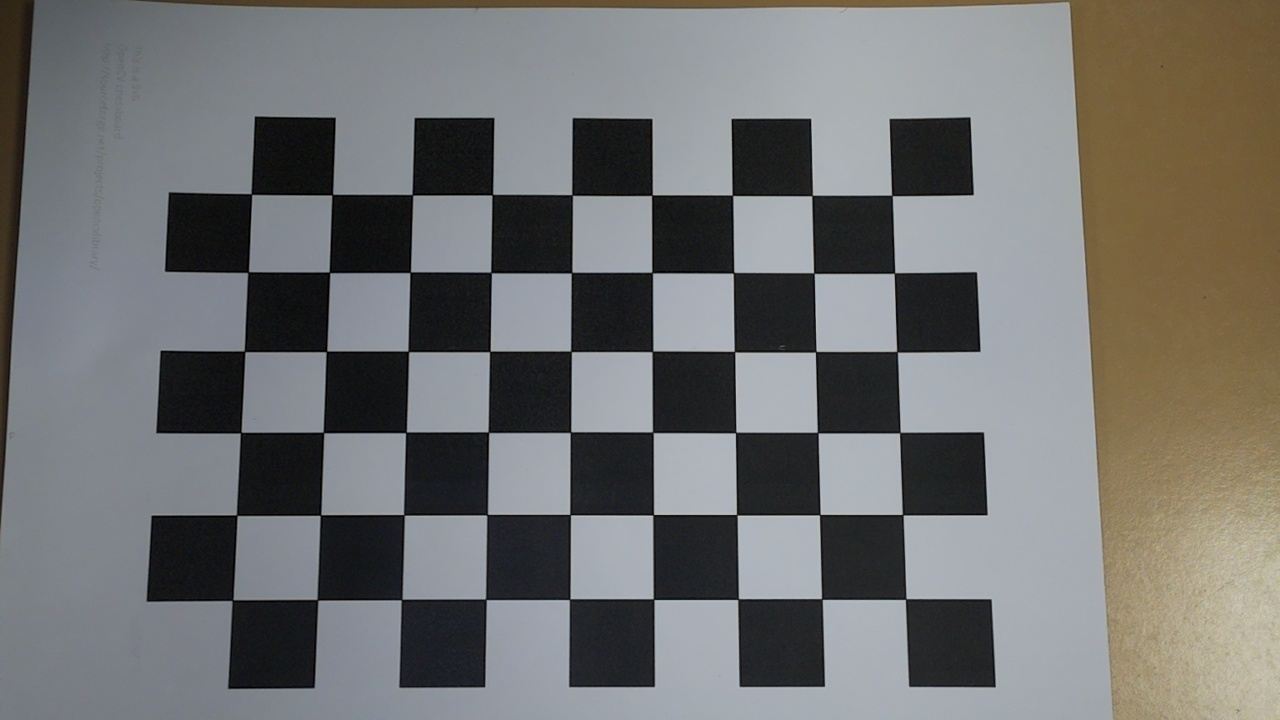
#> input picture Calibracion/picam_1280_720_13.jpg, 1280 x 720 px
$ python -i shape_detection.py   (imports and definitions only)
#> lines starting #> are read from the running program, lines starting #| are printed output that depends on the picture; after the words box and inside, x2 and y2 are one past the last pixel; in counts of white or black regions, pixels touching at a corner belong together
import cv2
import numpy as np
from concurrent.futures import ThreadPoolExecutor

def detect_shapes_grayscale(gray):
    """
    Detecta figuras geométricas en una imagen en escala de grises sin importar el color.

    Args:
        image (numpy.ndarray): Imagen a analizar.

    Returns:
        list: Lista de figuras detectadas (triángulo, cuadrado, círculo, etc.).
        str: Resultado textual ("Figura no detectada" o el nombre de la figura).
    """

    # Aplicar suavizado para reducir ruido
    blurred = cv2.GaussianBlur(gray, (5, 5), 0)

    # Detectar bordes con Canny
    edges = cv2.Canny(blurred, 50, 150)

    # Encontrar contornos
    contours, _ = cv2.findContours(edges, cv2.RETR_EXTERNAL, cv2.CHAIN_APPROX_SIMPLE)

    # Diccionario de mapeo de vértices a nombres de figuras
    vertex_to_shape = {
        3: "triangle",
        4: "square/rectangle",
        5: "pentagon",
        6: "hexagon",
        7: "heptagon",
        8: "octagon",
        9: "nonagon"
    }

    def process_contour(contour):
        area = cv2.contourArea(contour)
        if area < 500 or area > 0.9 * gray.shape[0] * gray.shape[1]:
            return None

        epsilon = 0.02 * cv2.arcLength(contour, True)
        approx = cv2.approxPolyDP(contour, epsilon, True)

        vertices = len(approx)

        return vertex_to_shape.get(vertices, "polygon")

    detected_shapes = []

    with ThreadPoolExecutor(max_workers=4) as executor:
        futures = [executor.submit(process_contour, contour) for contour in contours]
        for future in futures:
            shape_name = future.result()
            if shape_name:
                detected_shapes.append(shape_name)

    if detected_shapes:
        return detected_shapes, ", ".join(detected_shapes)
    else:
        return [], "Figura no detectada"

>>> import cv2
>>> picture = cv2.imread('../Calibracion/picam_1280_720_13.jpg', cv2.IMREAD_GRAYSCALE)
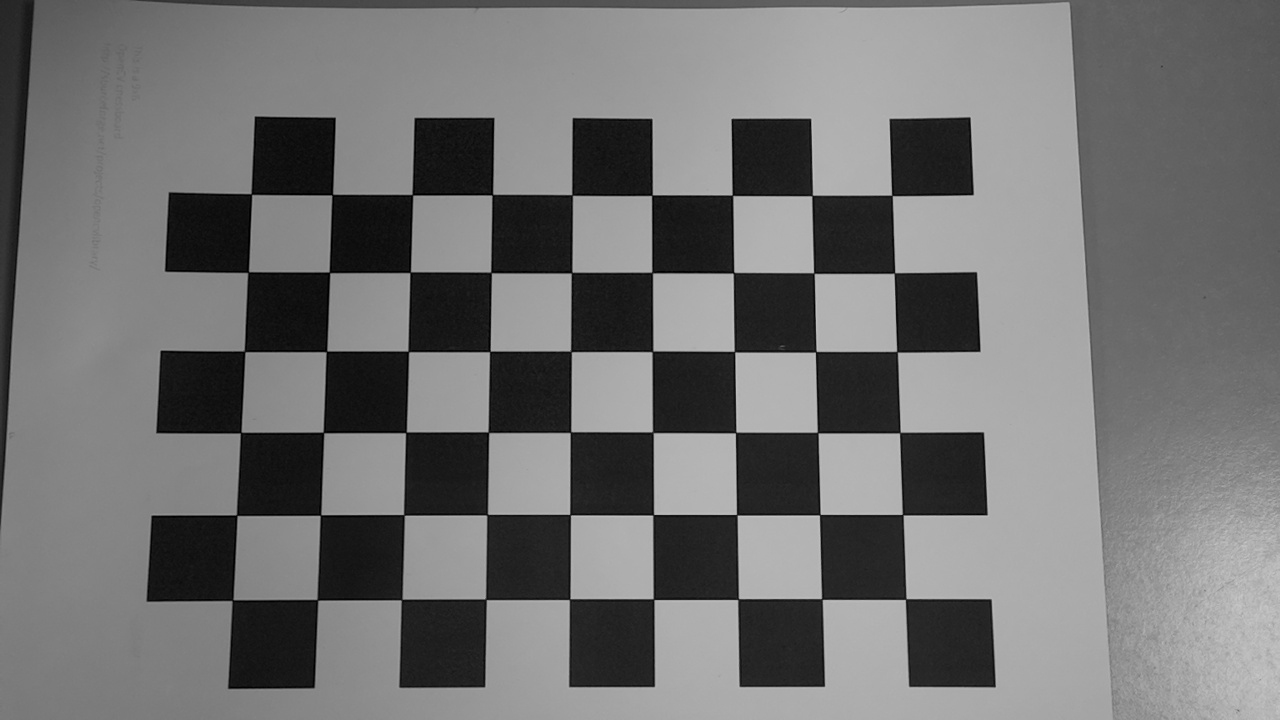
#> picture: shape (720, 1280); min 0, max 201, mean 113.4
>>> result = detect_shapes_grayscale(picture)
#> in detect_shapes_grayscale, `edges = cv2.Canny(blurred, 50, 150)`:
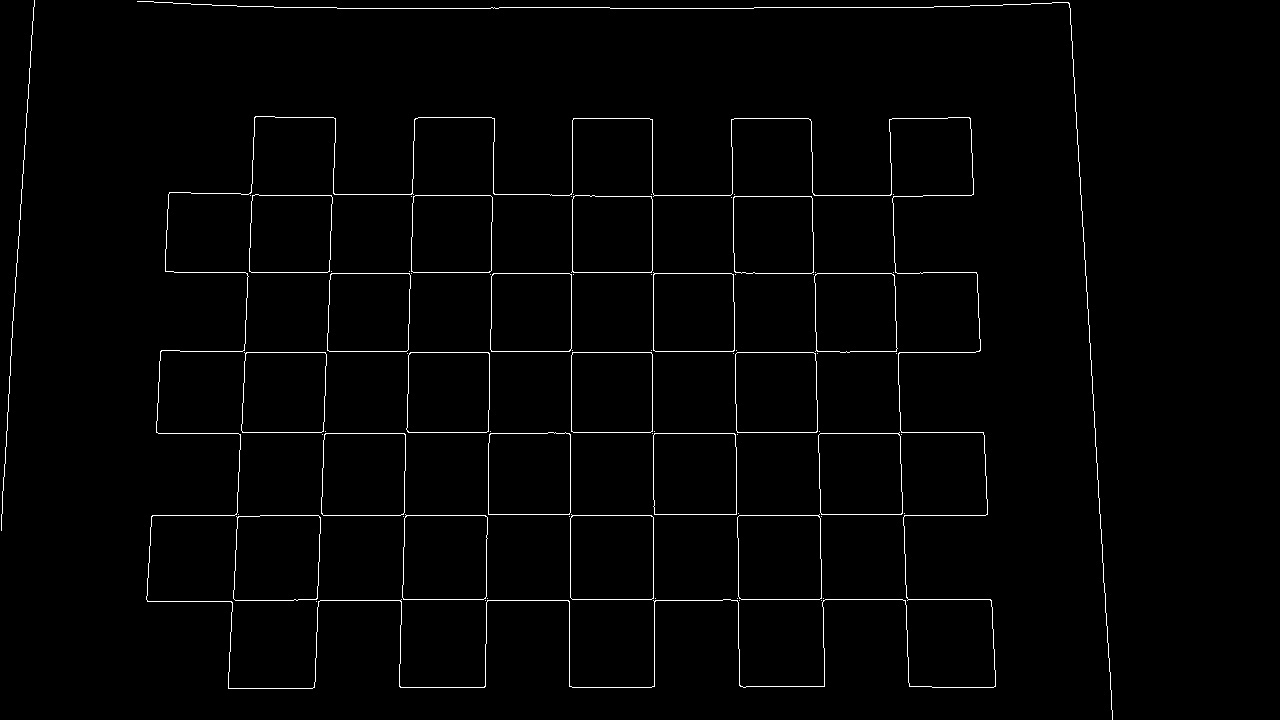
#> edges: shape (720, 1280); 1.5% white in thin lines or dots, all inside (x1, y1, x2, y2) = (1, 0, 1113, 720)
#> in detect_shapes_grayscale, `contours, _ = cv2.findContours(edges, cv2.RETR_EXTERNAL, cv2.CHAIN_APP..`: contours = 3 contours, 2 with area under 20; largest, box (x1, y1, x2, y2) and area: (146, 116, 996, 689) 369142
#> in detect_shapes_grayscale, `futures = [executor.submit(process_contour, contour) for contour in co..`: futures = 3 items
#> the loop in detect_shapes_grayscale, `for future in futures:` made 3 passes
#> after the loop in detect_shapes_grayscale, `for future in futures:`: detected_shapes = ['square/rectangle']
#> result = (['square/rectangle'], 'square/rectangle')

$ run again, on Calibracion/picam_1280_720_15.jpg
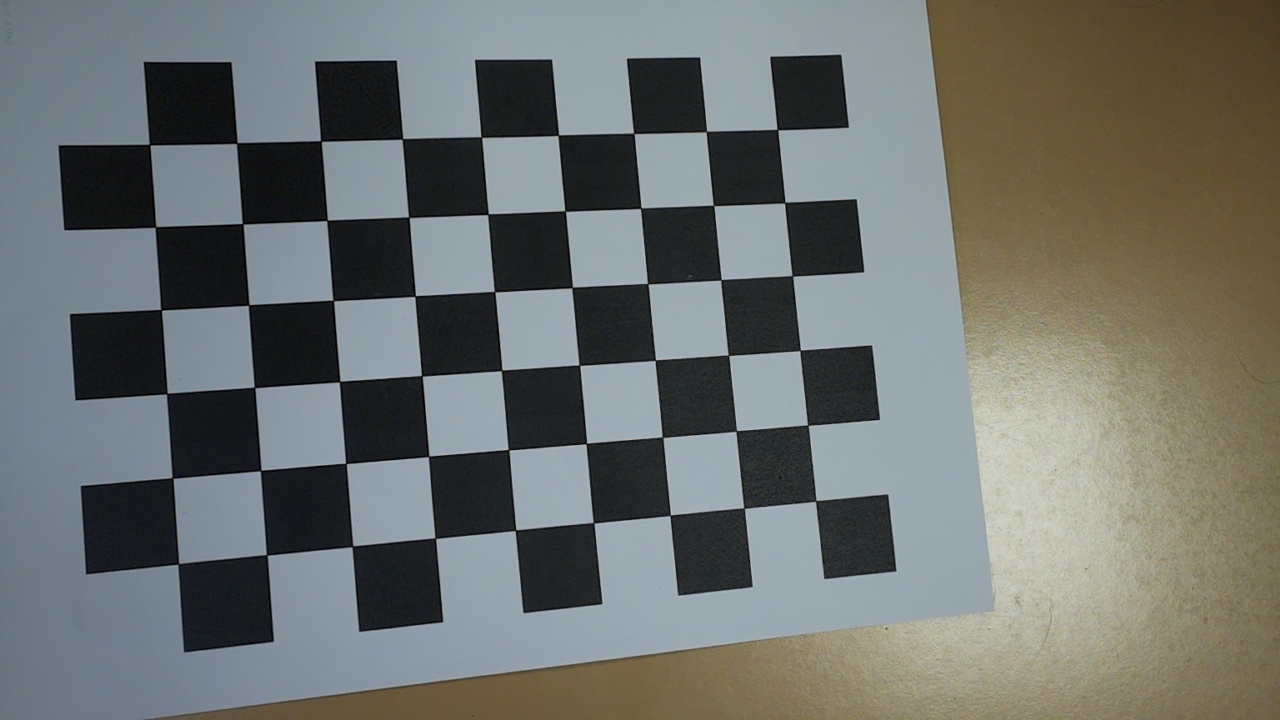
#> input picture Calibracion/picam_1280_720_15.jpg, 1280 x 720 px
#> `picture = cv2.imread('../Calibracion/picam_1280_720_13.jpg', cv2.IMREA..`:
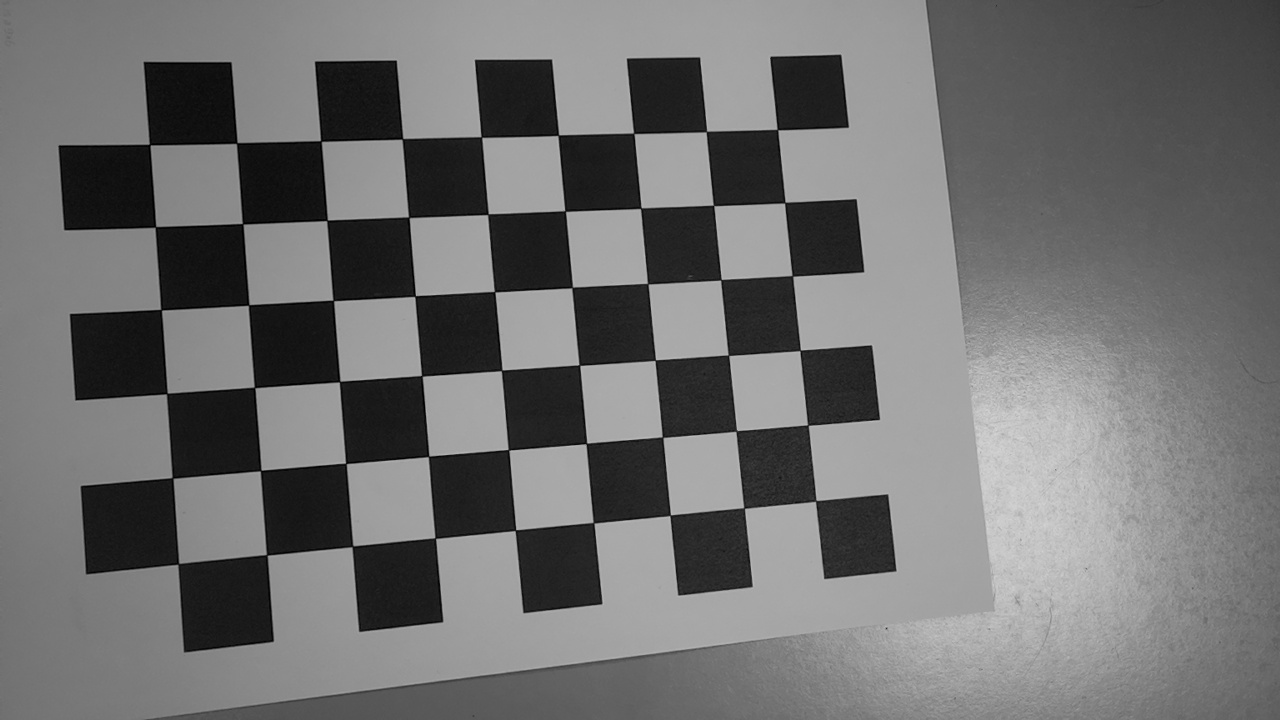
#> picture: shape (720, 1280); min 0, max 213, mean 111.6
#> in detect_shapes_grayscale, `edges = cv2.Canny(blurred, 50, 150)`:
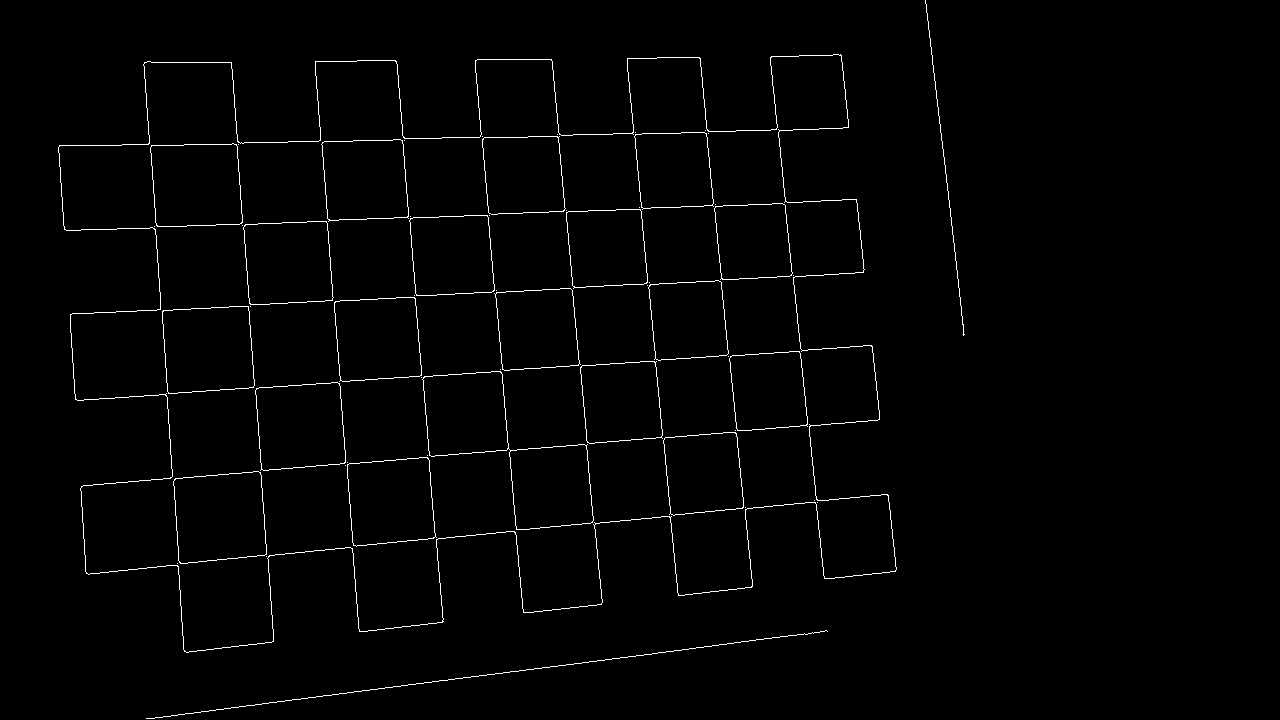
#> edges: shape (720, 1280); 1.3% white in thin lines or dots, all inside (x1, y1, x2, y2) = (58, 0, 965, 719)
#> contours = 3 contours, 2 with area under 20; largest, box (x1, y1, x2, y2) and area: (58, 54, 897, 653) 349451
#> futures = 3 items
#> the loop in detect_shapes_grayscale, `for future in futures:` made 3 passes
#> after the loop in detect_shapes_grayscale, `for future in futures:`: detected_shapes = ['square/rectangle']
#> result = (['square/rectangle'], 'square/rectangle')

$ run again, on Calibracion/picam_1280_720_16.jpg
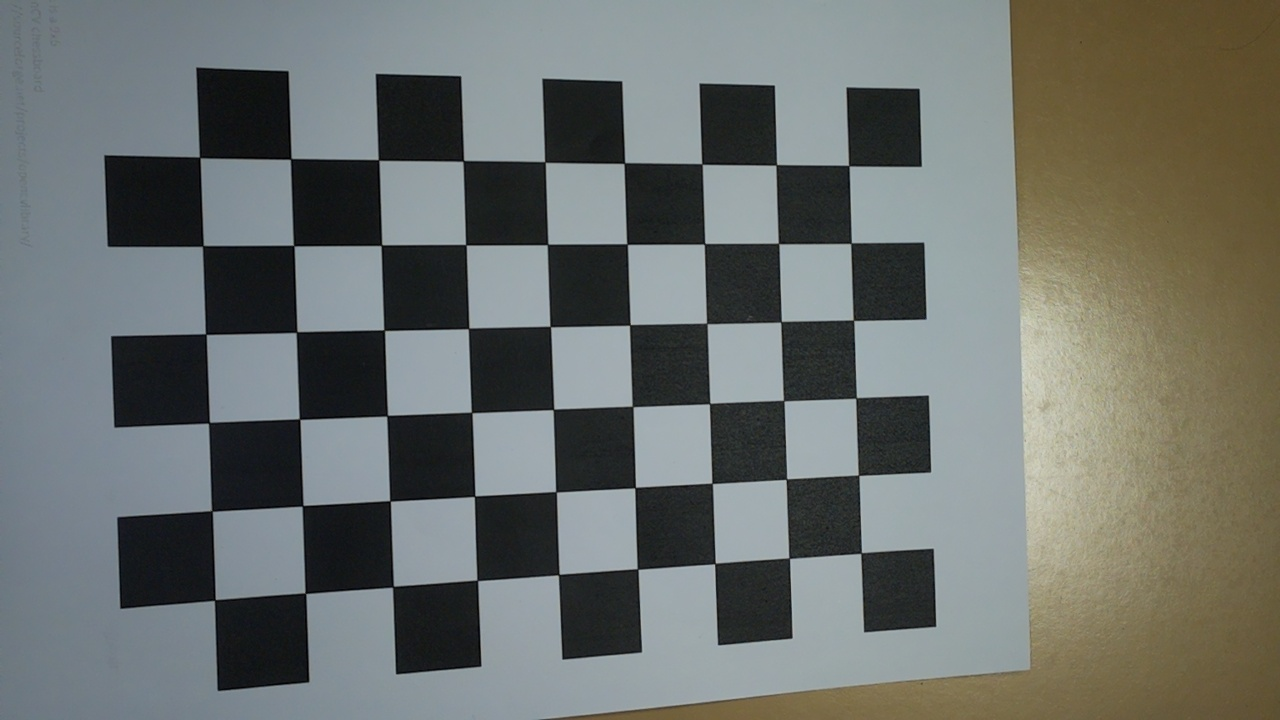
#> input picture Calibracion/picam_1280_720_16.jpg, 1280 x 720 px
#> `picture = cv2.imread('../Calibracion/picam_1280_720_13.jpg', cv2.IMREA..`:
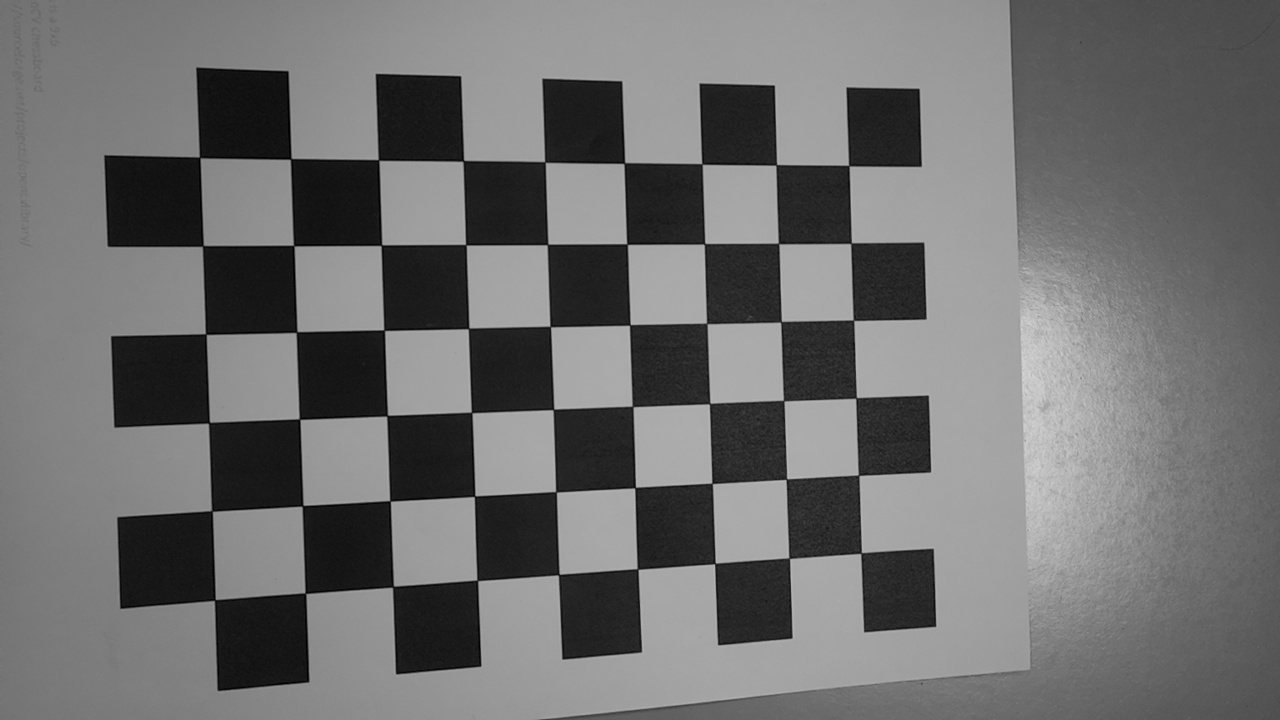
#> picture: shape (720, 1280); min 0, max 213, mean 110.5
#> in detect_shapes_grayscale, `edges = cv2.Canny(blurred, 50, 150)`:
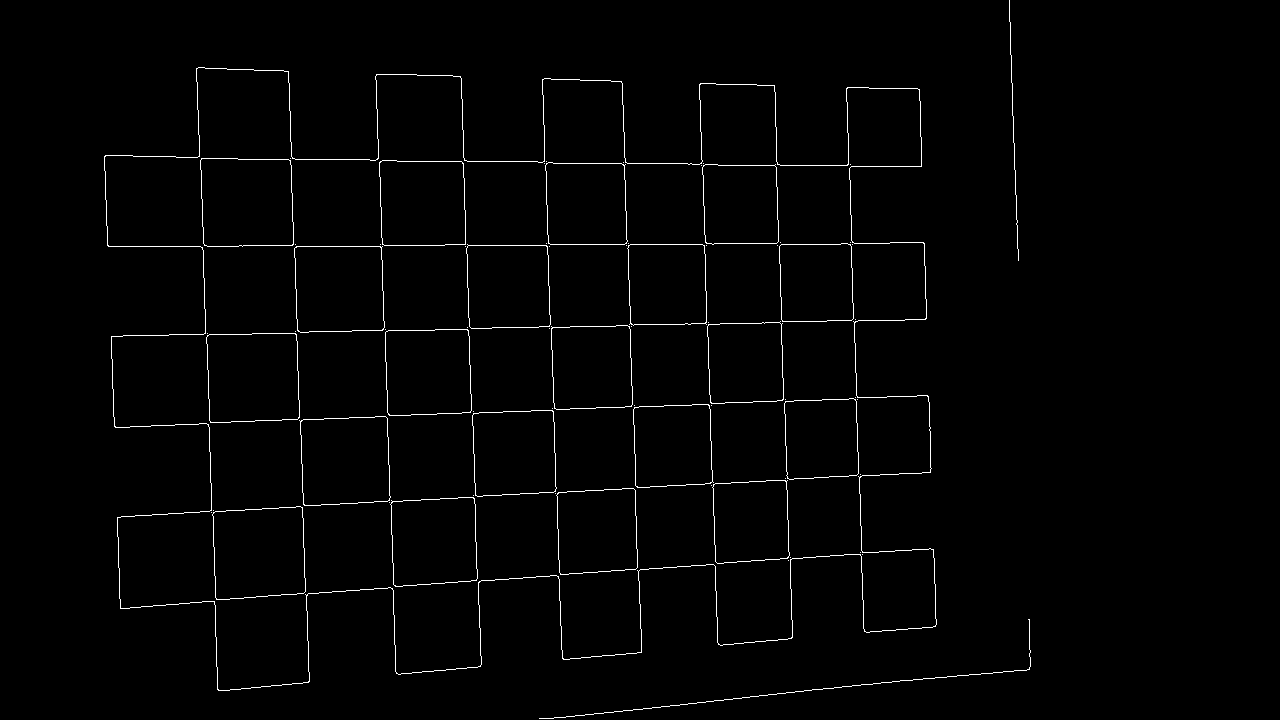
#> edges: shape (720, 1280); 1.3% white in thin lines or dots, all inside (x1, y1, x2, y2) = (104, 0, 1031, 719)
#> contours = 3 contours, 2 with area under 20; largest, box (x1, y1, x2, y2) and area: (104, 67, 937, 691) 374089
#> futures = 3 items
#> the loop in detect_shapes_grayscale, `for future in futures:` made 3 passes
#> after the loop in detect_shapes_grayscale, `for future in futures:`: detected_shapes = ['square/rectangle']
#> result = (['square/rectangle'], 'square/rectangle')
